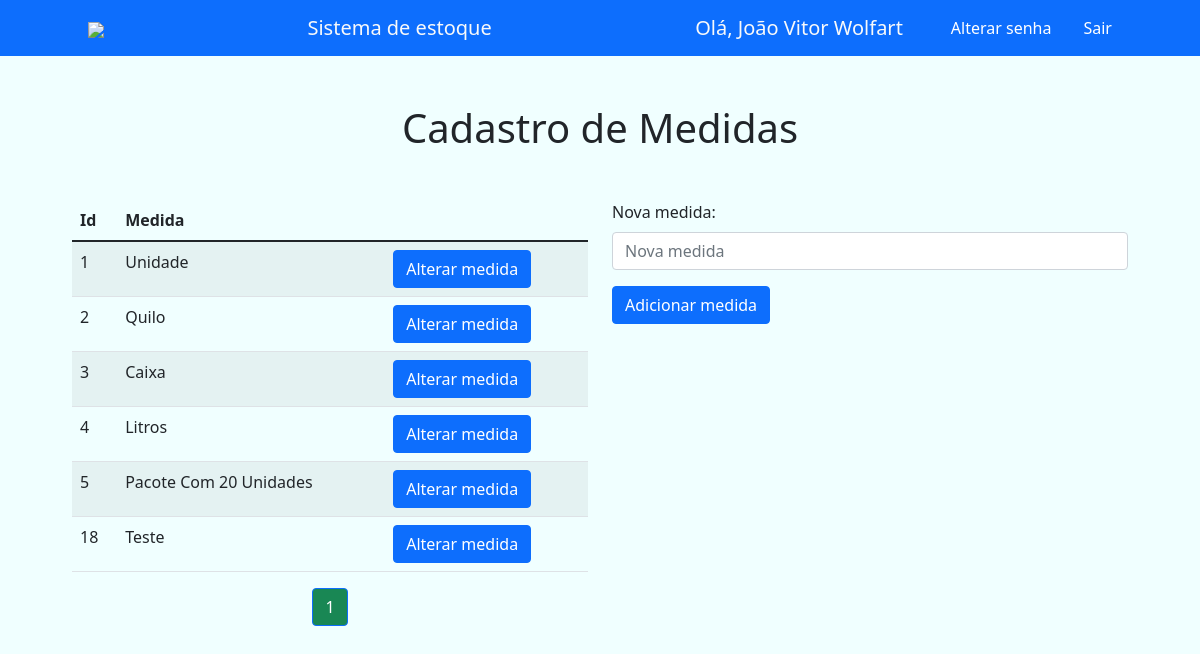
The app's page /adicionar_medida/ (signed in) with its own data.
### produtos/models.py (models this page shows, shortened)
class Medidas(models.Model):
    descricao = models.CharField(max_length=50)

### produtos/views.py (the view, shortened to what this page needs)
# urls.py: path('adicionar_medida/', views.adicionar_medida, name='adicionar_medida'),
@login_required(login_url='login')
def adicionar_medida(request):
    medidas = Medidas.objects.all()
    paginator = Paginator(medidas, 6)
    page = request.GET.get('p')
    medidas = paginator.get_page(page)
    if request.method != 'POST':
        return render(request, 'paginas/adicionar_medida.html', {'medidas':medidas})

### produtos/templates/paginas/adicionar_medida.html (shortened to what this page needs)
{% extends 'base.html'%}
{%block 'conteudo'%}
<h1 class="text-center my-5">Cadastro de Medidas</h1>
<div class="row">
  <div class="col-lg-6">
    <table class="table table-striped table-hover">
      <thead>
        <tr>
          <th scope="col">Id</th>
          <th scope="col">Medida</th>
        </tr>
      </thead>
      <tbody>
        {% for c in medidas%}
        <tr>
            <td>{{c.id}}</td>
            <td>{{c.descricao}}</td>
            <td><a href="{% url 'alterar_medida' c.id%}" class="btn btn-primary">Alterar medida</a></td>
        </tr>
        {%endfor%}
      </tbody>
    </table>
    <nav aria-label="Page navigation example">
      <ul class="pagination justify-content-center">
        {%for pagina in medidas.paginator.page_range%}
        {%if medidas.number == pagina%}
          <li class="page-item active"><a class="page-link bg-success" href="?p={{pagina}}">{{pagina}}</a></li>
        {% else %}
          <li class="page-item"><a class="page-link" href="?p={{pagina}}">{{pagina}}</a></li>
        {%endif%}
        {%endfor%}
      </ul>
    </nav>
  </div>
  <div class="col-lg-6">
    <form method="post" action="{% url 'adicionar_medida' %}" enctype="multipart/form-data">
      <div class="mb-3">
        <label class="form-label">Nova medida: </label>
        <input type="text" class="form-control" name="medida" placeholder="Nova medida" value="{{request.POST.medida}}">
      </div>
      <button type="submit" class="btn btn-primary">Adicionar medida</button>
    </form>
  </div>
</div>
{%endblock%}

### templates/base.html (shortened to what this page needs)
{% load static%}
<!doctype html>
<html lang="pt-br">
  <head>
    <link href="https://cdn.jsdelivr.net/npm/bootstrap@5.1.3/dist/css/bootstrap.min.css" rel="stylesheet">
    <link rel="stylesheet" href="{% static 'css/blog.css' %}">
  </head>
  <body>
    <nav class="navbar navbar-light bg-primary">
        <div class="container">
          <a href="{% url 'home'%}" class="navbar-brand nav-link text-light text-start"><img src="{% static 'img/icone_home.png'%}" style="max-width: 50px;"></span>
          <a href="{% url 'home'%}" class="navbar-brand nav-link text-light text-start">Sistema de estoque</span>
          <div class="d-flex">
          {% if user.first_name != ''%}
          <span>Olá, {{user.first_name}} {{user.last_name}}</span>
          {% else %}
          <span>Olá, {{user}}</span>
          {%endif%}
          <a class="nav-link text-white" href="{% url 'alterar_senha' %}">Alterar senha</a>
          <a class="nav-link text-white" href="{% url 'logout' %}">Sair</a>
          </div>
        </div>
      </nav>
      <div class="container mt-5 mb-3">
      {% block 'conteudo' %}
      {% endblock %}
    </div>
  </body>
</html>

### templates/static/css/blog.css (style rules this page uses)
* { margin: 0; padding: 0; }
body { background-color: azure; }
.container { width: 90%; margin: 0 auto; }
a { cursor: pointer; }

### records on screen
Medidas: id "1", descricao "Unidade"
Medidas: id "2", descricao "Quilo"
Medidas: id "3", descricao "Caixa"
Medidas: id "4", descricao "Litros"
Medidas: id "5", descricao "Pacote Com 20 Unidades"
Medidas: id "18", descricao "Teste"

### other values on screen
{{ user.first_name }} "João Vitor"
{{ user.last_name }} "Wolfart"
{{ pagina }} "1"
